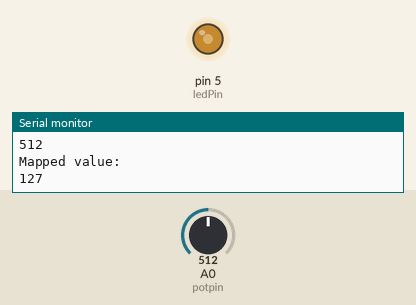
This sketch was run on a simulated Arduino Uno, built with avr-gcc and run on an emulated ATmega328P. On the bench: output pins drawn as LEDs (lit = HIGH), the last lines printed to the serial monitor. The inputs (shaded band) are chosen by the test bench; at power-on: A0 (potpin) = 512.

Above: at 1.8 s.
1.9 s: A0 (potpin) set to 716
At 2.4 s:
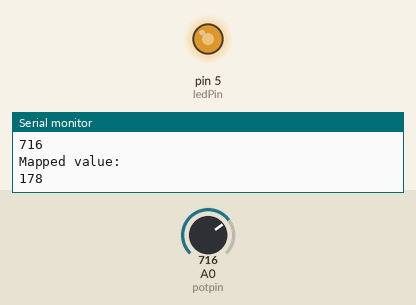
3.5 s: A0 (potpin) set to 900
At 5.2 s:
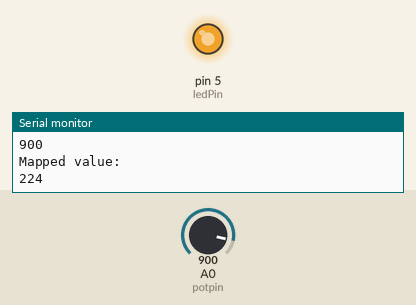
5.5 s: A0 (potpin) set to 122
At 6.8 s:
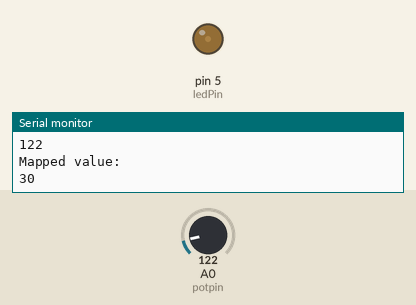
7.5 s: A0 (potpin) set to 0
At 8.4 s:
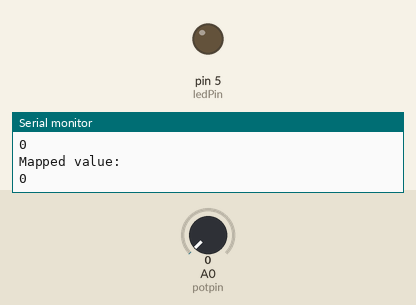
9.5 s: A0 (potpin) set to 511
At 11.1 s:
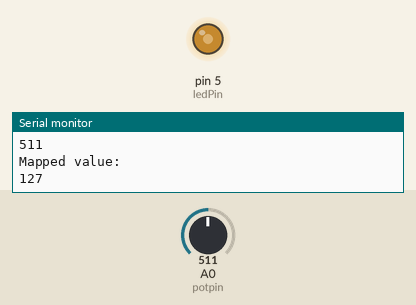
Timing chart, 0 to 12.5 s (numbered marks = the images above; inputs shaded):
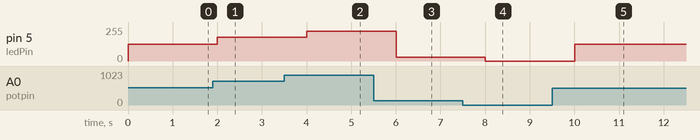

The sketch:

Controlling-Led_Brightness-Potentiometer.ino
```cpp
int ledPin = 5;
int potvalue = 0;
int potpin = A0;

void setup() {
  pinMode(ledPin, OUTPUT);
  Serial.begin(9600);
}

void loop() {
  potvalue = analogRead(potpin);
  Serial.println("Potentiometer value:");
  Serial.println(potvalue);

  potvalue = map(potvalue, 0,1023, 0, 255);
  Serial.println("Mapped value: ");
  Serial.println(potvalue);

  analogWrite(ledPin, potvalue);
  delay(1000);
}
```

Measured:
- after the input at 1.9 s, pin 5 (ledPin): 127/255 → 178/255 after 0.10 s
- after the input at 3.5 s, pin 5 (ledPin): 178/255 → 224/255 after 0.50 s
- after the input at 5.5 s, pin 5 (ledPin): 224/255 → 30/255 after 0.51 s
- after the input at 7.5 s, pin 5 (ledPin): 30/255 → 0/255 after 0.51 s
- after the input at 9.5 s, pin 5 (ledPin): 0/255 → 127/255 after 0.51 s
